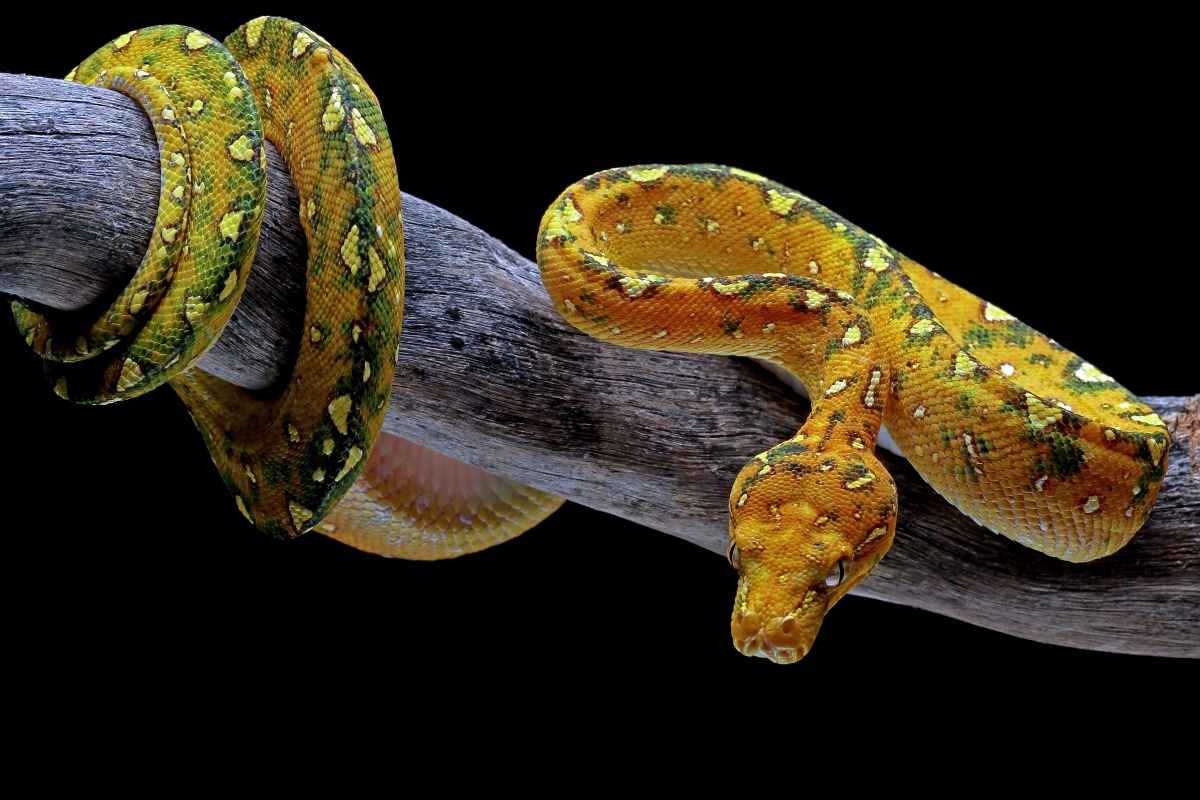
#> input picture PycharWeek8/python.jpg, 1200 x 800 px
$ python zadatak15.py
#> lines starting #> are read from the running program, lines starting #| are printed output that depends on the picture
import matplotlib.pyplot as plt
import numpy as np
import pandas as pd
from PIL import Image

img = np.asarray(Image.open("python.jpg"))
#> img is the input picture: shape (800, 1200, 3); mean R, G, B 48.1, 40.5, 24.9
print(f"Shape: {img.shape}, Dtype: {img.dtype}")
#| Shape: (800, 1200, 3), Dtype: uint8

fig, axes = plt.subplots(2, 2, figsize=(12, 10))

# Gore lijevo: originalna slika
axes[0, 0].imshow(img)
axes[0, 0].set_title("Original")
axes[0, 0].axis("off")

# Gore desno: zeleni kanal
axes[0, 1].imshow(img[:, :, 1], cmap="Greens")
axes[0, 1].set_title("Zeleni kanal")
axes[0, 1].axis("off")

# Dolje lijevo: grayscale
gray = img.mean(axis=2)
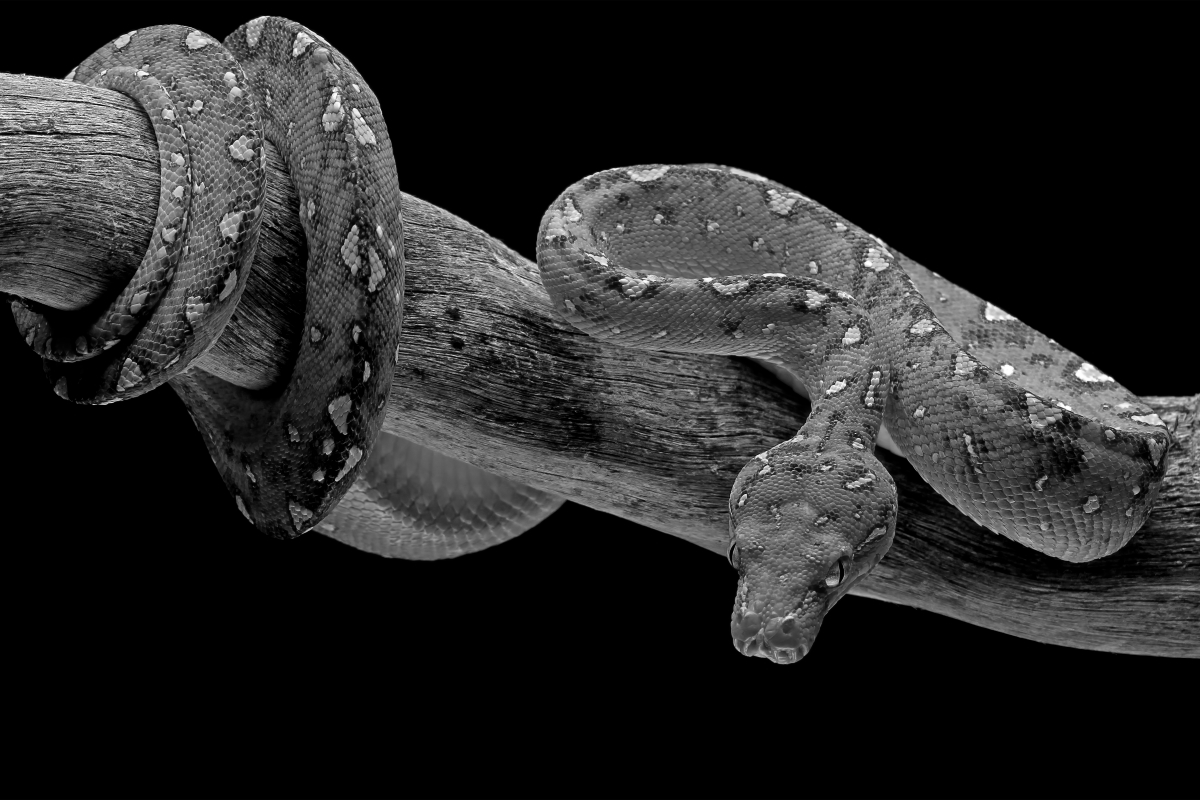
#> gray: shape (800, 1200) float64; min 0, max 255, mean 37.8
axes[1, 0].imshow(gray, cmap="gray")
axes[1, 0].set_title("Grayscale")
axes[1, 0].axis("off")

# Dolje desno: RGB histogram
for i, boja in enumerate(["red", "green", "blue"]):
    axes[1, 1].hist(img[:, :, i].ravel(), bins=256,
                     color=boja, alpha=0.5, label=boja.upper())
axes[1, 1].set_title("RGB Histogram")
axes[1, 1].set_xlabel("Vrijednost piksela (0-255)")
axes[1, 1].set_ylabel("Broj piksela")
axes[1, 1].legend()

plt.tight_layout()
plt.show()
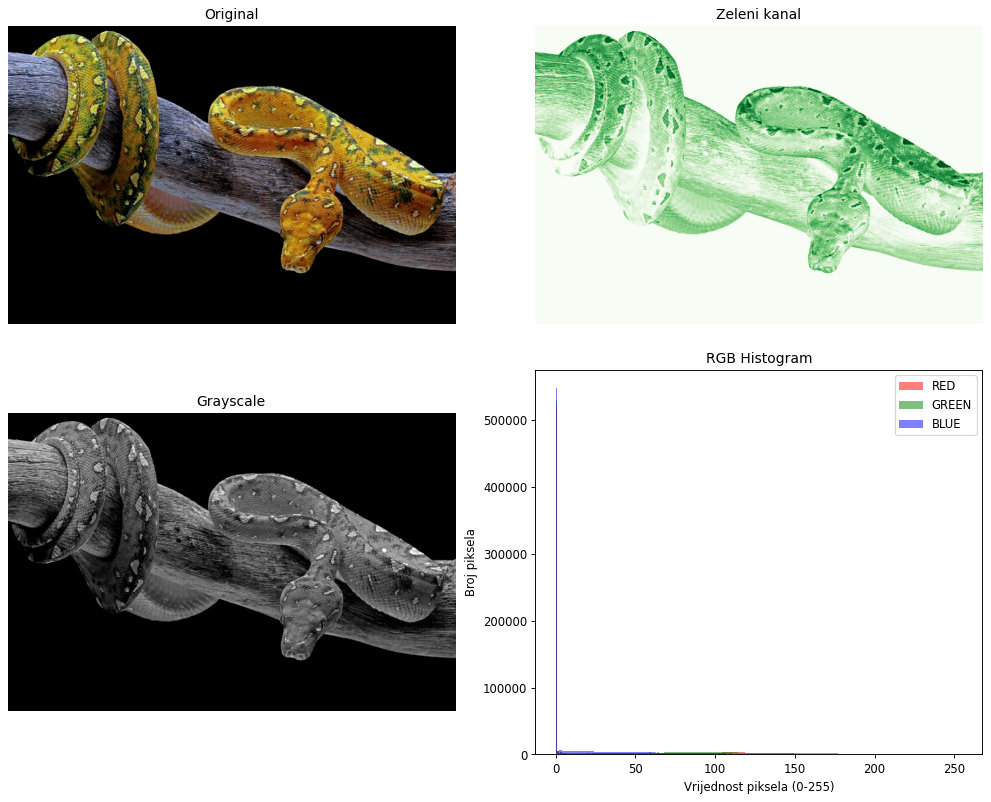
#> figure drawn by matplotlib, 4 panels; panel 4: tallest bar 522252 high, from x = 0 to 0.996; panel 4: tallest bar 529448 high, from x = 0 to 0.996; panel 4: tallest bar 547798 high, from x = 0 to 0.996
